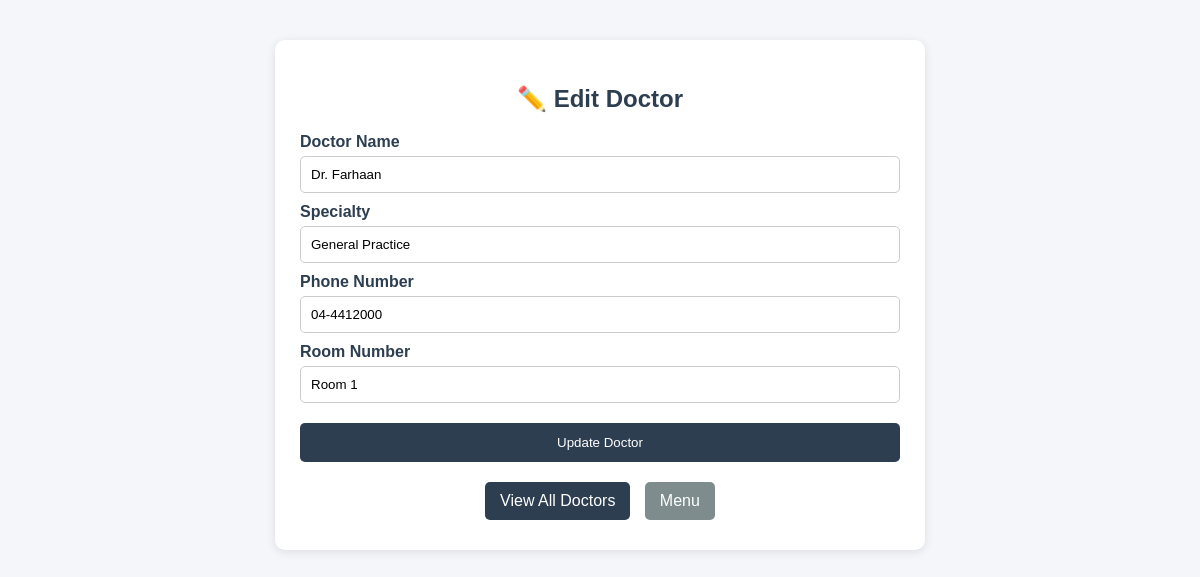
Screenshot of /doctor/edit_doctor.php?id=1 with the database file from the repository.
### tables this page shows
CREATE TABLE doctor (
    doctor_id INT AUTO_INCREMENT PRIMARY KEY,
    name VARCHAR(100) NOT NULL,
    specialty VARCHAR(100) DEFAULT 'General Practice',
    phone VARCHAR(20),
    room_number VARCHAR(20),
    created_at TIMESTAMP DEFAULT CURRENT_TIMESTAMP
);

### doctor/edit_doctor.php (the view, shortened to what this page needs)
<?php
include '../config/database.php';
$doctor = null;
if (isset($_GET['id'])) {
    $doctor_id = mysqli_real_escape_string($conn, $_GET['id']);
    $result = mysqli_query($conn, "SELECT * FROM doctor WHERE doctor_id = '$doctor_id'");
    $doctor = mysqli_fetch_assoc($result);
}
?>
<!DOCTYPE html>
<html>
<head>
</head>
<body>
<div class="container">
    <h2>✏️ Edit Doctor</h2>
    <form method="POST">
        <label>Doctor Name</label>
        <input type="text" name="name" value="<?php echo htmlspecialchars($doctor['name'] ?? ''); ?>" required>
        <label>Specialty</label>
        <input type="text" name="specialty" value="<?php echo htmlspecialchars($doctor['specialty'] ?? ''); ?>" required>
        <label>Phone Number</label>
        <input type="tel" name="phone" value="<?php echo htmlspecialchars($doctor['phone'] ?? ''); ?>" required>
        <label>Room Number</label>
        <input type="text" name="room_number" value="<?php echo htmlspecialchars($doctor['room_number'] ?? ''); ?>" required>
        <button type="submit" name="update">Update Doctor</button>
    </form>
    <div class="back-container">
        <a href="view_doctors.php" class="back back1">View All Doctors</a>
        <a href="../index.php" class="back back2">Menu</a>
    </div>
</div>
</body>
</html>

### doctor/edit_doctor.php (style rules this page uses)
body { font-family: Arial; background: #f4f6f9; margin: 0; }
.container { width: 600px; margin: 40px auto; background: white; padding: 25px; border-radius: 10px; box-shadow: 0 2px 10px rgba(0,0,0,0.1); }
h2 { text-align: center; color: #2c3e50; margin-bottom: 20px; }
label { display: block; margin-top: 10px; font-weight: bold; color: #2c3e50; }
input, select, textarea { width: 100%; padding: 10px; margin-top: 5px; border: 1px solid #ccc; border-radius: 5px; box-sizing: border-box; }
button { width: 100%; padding: 12px; margin-top: 20px; background: #2c3e50; color: white; border: none; border-radius: 5px; cursor: pointer; }
.back-container { text-align: center; margin-top: 15px; }
.back { display: inline-block; padding: 10px 15px; margin: 5px; text-decoration: none; border-radius: 5px; color: white; }
.back1 { background: #2c3e50; }
.back2 { background: #7f8c8d; }

### rows the page displays
doctor: name "Dr. Farhaan", specialty "General Practice", phone "04-4412000", room_number "Room 1"
